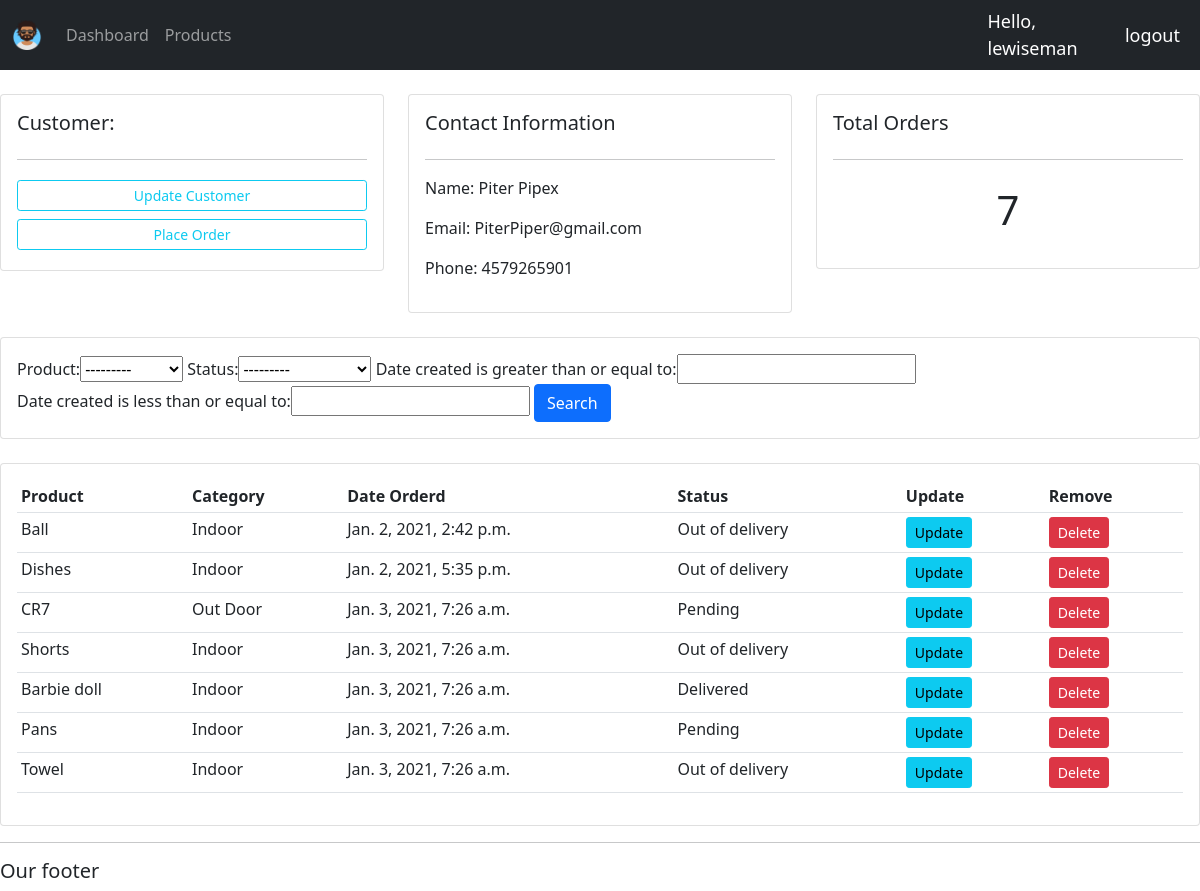
/customer/2 (signed in), run on the app's committed database.
### accounts/models.py (models this page shows, shortened)
class Customer(models.Model):
    user = models.OneToOneField(User, null=True, blank=True, on_delete=models.CASCADE)
    name = models.CharField(max_length=200, null=True)
    phone = models.IntegerField(null=True)
    email = models.EmailField(null=True)
    profile_pic = models.ImageField(null=True, blank=True, default="defaultmages/profile.jpg", upload_to='profile_pics')
    date_created = models.DateTimeField(auto_now_add=True, null=True)

class Order(models.Model):
    STATUS = (
        ('Pending', 'Pending'),
        ('Out of delivery', 'Out of delivery'),
        ('Delivered', 'Delivered'),
    )
    customer = models.ForeignKey(Customer, null=True, on_delete=models.SET_NULL)
    product = models.ForeignKey(Product, null=True, on_delete=models.SET_NULL)
    date_created = models.DateTimeField(auto_now_add=True, null=True)
    status = models.CharField(max_length=200, null=True, choices=STATUS)

class Product(models.Model):
    CATEGORY = (
        ('Indoor', 'Indoor'),
        ('Out Door', 'Out Door'),
    )
    name = models.CharField(max_length=200, null=True)
    price = models.DecimalField(decimal_places=2, max_digits=6, null=True)
    description = models.TextField(null=True, blank=True)
    category = models.CharField(max_length=200, null=True, choices=CATEGORY)
    date_created = models.DateTimeField(auto_now_add=True, null=True)
    tag = models.ManyToManyField(Tag)
    def __str__(self):
        return self.name

### accounts/decorators.py (the view)
        def wrapper_func(request, *args, **kwargs):
            group = None
            if request.user.groups.exists():
                group = request.user.groups.all()[0].name
            if group in allowed_roles:
                return view_func(request, *args, **kwargs)
            else:
                return HttpResponse('You are not authorized to view this page')

### accounts/views.py (called while the page is built)
@login_required(login_url='login')
@allowed_users(allowed_roles=['admin'])
def customer(request, pk):
    customer = Customer.objects.get(id=pk)
    orders = customer.order_set.all()
    order_count = customer.order_set.all().count()
    myFilter = OrderFilter(request.GET, queryset=orders)
    orders = myFilter.qs
    context = {'customer':customer, 'orders':orders, 'order_count':order_count, 'myFilter':myFilter}
    return render(request, 'accounts/customer.html', context)

### accounts/templates/accounts/customer.html (shortened to what this page needs)
{% extends 'accounts/base.html' %}
{% load static %}
{% block content %}
<br>
<div class="row">
    <div class="col-md">
        <div class="card card-body">
            <h5>Customer:</h5>
            <hr>
            <a class="btn btn-outline-info btn-sm btn-block my-1" href="">Update Customer</a>
            <a class="btn btn-outline-info btn-sm btn-block my-1" href="{% url 'create_order' customer.id %}">Place
                Order</a>
        </div>
    </div>
    <div class="col-md">
        <div class="card card-body">
            <h5>Contact Information</h5>
            <hr>
            <p>Name: {{ customer.name }}</p>
            <p>Email: {{ customer.email }}</p>
            <p>Phone: {{ customer.phone }}</p>
        </div>
    </div>
    <div class="col-md">
        <div class="card card-body">
            <h5>Total Orders</h5>
            <hr>
            <h1 style="text-align: center;padding: 10px">{{ order_count }}</h1>
        </div>
    </div>
</div>
<br>
<div class="row">
    <div class="col">
        <div class="card card-body">
            <form method="get">
                {{ myFilter.form }}
                <button class="btn btn-primary" type="submit">Search</button>
            </form>
        </div>
    </div>
</div>
<br>
<div class="row">
    <div class="col-md">
        <div class="card card-body">
            <table class="table table-sm">
                <tr>
                    <th>Product</th>
                    <th>Category</th>
                    <th>Date Orderd</th>
                    <th>Status</th>
                    <th>Update</th>
                    <th>Remove</th>
                </tr>
                {% for order in orders %}
                <tr>
                    <td>{{ order.product }}</td>
                    <td>{{ order.product.category }}</td>
                    <td>{{ order.date_created }}</td>
                    <td>{{ order.status }}</td>
                    <td><a href="{% url 'update_order' order.id %}" class="btn btn-sm btn-info">Update</a></td>
                    <td><a href="{% url 'delete_order' order.id %}" class="btn btn-sm btn-danger">Delete</a></td>
                </tr>
                {% endfor %}
            </table>
        </div>
    </div>
</div>
{% endblock content %}

### accounts/templates/accounts/navbar.html (shortened to what this page needs)
{% load static %}
<nav class="navbar navbar-expand-lg navbar-dark bg-dark">
    <div class="container-fluid">
        <a class="navbar-brand" href="#">
            <img src="{% static 'images/favicon.png' %}" alt="face picture" width="30" height="30" class="d-inline-block align-top">
        </a>
        <div class="collapse navbar-collapse" id="navbarNav">
            <ul class="navbar-nav">
                {% if request.user.is_staff %}
                <li class="nav-item">
                    <a class="nav-link {% if request.resolver_match.url_name == 'home' %} active {% endif %}" href="{% url 'home' %}">Dashboard</a>
                </li>
                <li class="nav-item">
                    <a class="nav-link {% if request.resolver_match.url_name == 'products' %} active {% endif %}" href="{% url 'products' %}">Products</a>
                </li>
                {% else %}
                <li class="nav-item">
                    <a class="nav-link {% if request.resolver_match.url_name == 'account' %} active {% endif %}" href="{% url 'account' %}">Settings</a>
                </li>
                {% endif %}
            </ul>
        </div>
    </div>
    <span class="hello-msg">Hello, {{ request.user }}</span>
    <span><a  class="hello-msg" href="{% url 'logout' %}">logout</a></span>
</nav>

### static/css/main.css (style rules this page uses)
body { background-color: #ebeff5; }

### accounts/templates/accounts/navbar.html (style rules this page uses)
.hello-msg { font-size: 18px; color: white; margin-right: 20px; text-decoration: none; }

### data on the page
Customer: name "Piter Pipex", email "PiterPiper@gmail.com", phone "4579265901"
Order: product "Ball", product.category "Indoor", date_created "Jan. 2, 2021, 2:42 p.m.", status "Out of delivery"
Order: product "Dishes", product.category "Indoor", date_created "Jan. 2, 2021, 5:35 p.m.", status "Out of delivery"
Order: product "CR7", product.category "Out Door", date_created "Jan. 3, 2021, 7:26 a.m.", status "Pending"
Order: product "Shorts", product.category "Indoor", date_created "Jan. 3, 2021, 7:26 a.m.", status "Out of delivery"
Order: product "Barbie doll", product.category "Indoor", date_created "Jan. 3, 2021, 7:26 a.m.", status "Delivered"
Order: product "Pans", product.category "Indoor", date_created "Jan. 3, 2021, 7:26 a.m.", status "Pending"
Order: product "Towel", product.category "Indoor", date_created "Jan. 3, 2021, 7:26 a.m.", status "Out of delivery"

### other printed values
{{ request.user }} "lewiseman"
{{ order_count }} "7"
